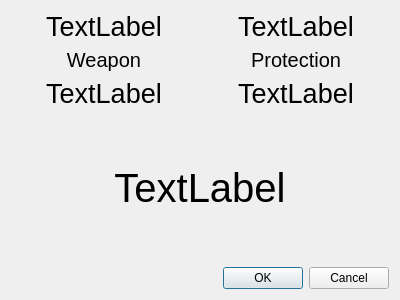
<?xml version="1.0" encoding="UTF-8"?>
<ui version="4.0">
 <class>ArmourBypassDialog</class>
 <widget class="QDialog" name="ArmourBypassDialog">
  <property name="geometry">
   <rect>
    <x>0</x>
    <y>0</y>
    <width>400</width>
    <height>300</height>
   </rect>
  </property>
  <property name="windowTitle">
   <string>Dialog</string>
  </property>
  <layout class="QGridLayout" name="gridLayout">
   <item row="0" column="0">
    <layout class="QVBoxLayout" name="verticalLayout_3">
     <item>
      <layout class="QHBoxLayout" name="horizontalLayout">
       <item>
        <layout class="QVBoxLayout" name="verticalLayout">
         <item>
          <widget class="QLabel" name="_attacker">
           <property name="font">
            <font>
             <pointsize>20</pointsize>
            </font>
           </property>
           <property name="text">
            <string>TextLabel</string>
           </property>
           <property name="alignment">
            <set>Qt::AlignCenter</set>
           </property>
          </widget>
         </item>
         <item>
          <widget class="QLabel" name="_weaponLabel">
           <property name="font">
            <font>
             <pointsize>15</pointsize>
            </font>
           </property>
           <property name="text">
            <string>Weapon</string>
           </property>
           <property name="alignment">
            <set>Qt::AlignCenter</set>
           </property>
          </widget>
         </item>
         <item>
          <widget class="QLabel" name="_weapon">
           <property name="font">
            <font>
             <pointsize>20</pointsize>
            </font>
           </property>
           <property name="text">
            <string>TextLabel</string>
           </property>
           <property name="alignment">
            <set>Qt::AlignCenter</set>
           </property>
          </widget>
         </item>
        </layout>
       </item>
       <item>
        <layout class="QVBoxLayout" name="verticalLayout_2">
         <item>
          <widget class="QLabel" name="_defender">
           <property name="font">
            <font>
             <pointsize>20</pointsize>
            </font>
           </property>
           <property name="text">
            <string>TextLabel</string>
           </property>
           <property name="alignment">
            <set>Qt::AlignCenter</set>
           </property>
          </widget>
         </item>
         <item>
          <widget class="QLabel" name="ProtectionLabel">
           <property name="font">
            <font>
             <pointsize>15</pointsize>
            </font>
           </property>
           <property name="text">
            <string>Protection</string>
           </property>
           <property name="alignment">
            <set>Qt::AlignCenter</set>
           </property>
          </widget>
         </item>
         <item>
          <widget class="QLabel" name="_protection">
           <property name="font">
            <font>
             <pointsize>20</pointsize>
            </font>
           </property>
           <property name="text">
            <string>TextLabel</string>
           </property>
           <property name="alignment">
            <set>Qt::AlignCenter</set>
           </property>
          </widget>
         </item>
        </layout>
       </item>
      </layout>
     </item>
     <item>
      <widget class="QLabel" name="_target">
       <property name="sizePolicy">
        <sizepolicy hsizetype="Expanding" vsizetype="Expanding">
         <horstretch>0</horstretch>
         <verstretch>0</verstretch>
        </sizepolicy>
       </property>
       <property name="font">
        <font>
         <pointsize>30</pointsize>
        </font>
       </property>
       <property name="text">
        <string>TextLabel</string>
       </property>
       <property name="alignment">
        <set>Qt::AlignCenter</set>
       </property>
      </widget>
     </item>
     <item>
      <widget class="QDialogButtonBox" name="buttonBox">
       <property name="orientation">
        <enum>Qt::Horizontal</enum>
       </property>
       <property name="standardButtons">
        <set>QDialogButtonBox::Cancel|QDialogButtonBox::Ok</set>
       </property>
      </widget>
     </item>
    </layout>
   </item>
  </layout>
 </widget>
 <resources/>
 <connections>
  <connection>
   <sender>buttonBox</sender>
   <signal>accepted()</signal>
   <receiver>ArmourBypassDialog</receiver>
   <slot>accept()</slot>
   <hints>
    <hint type="sourcelabel">
     <x>248</x>
     <y>254</y>
    </hint>
    <hint type="destinationlabel">
     <x>157</x>
     <y>274</y>
    </hint>
   </hints>
  </connection>
  <connection>
   <sender>buttonBox</sender>
   <signal>rejected()</signal>
   <receiver>ArmourBypassDialog</receiver>
   <slot>reject()</slot>
   <hints>
    <hint type="sourcelabel">
     <x>316</x>
     <y>260</y>
    </hint>
    <hint type="destinationlabel">
     <x>286</x>
     <y>274</y>
    </hint>
   </hints>
  </connection>
 </connections>
</ui>
